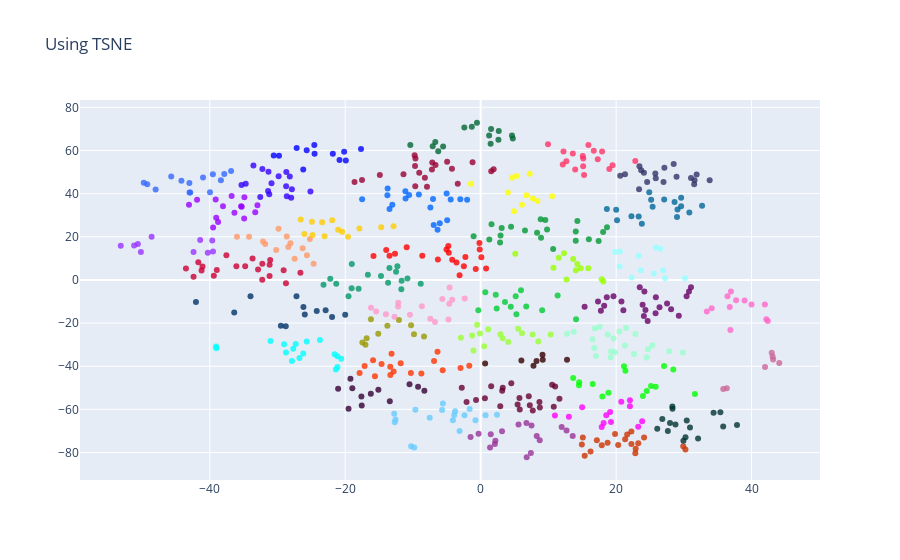

Here is the notebook cell this chart was saved with:
### Code cell
# 분석된 자료 가시화를 위한 데이터 프레임 사용
df = pd.DataFrame(columns=['x', 'y'])

j=0
for i in X_2d:
    df.loc[j] = i
    j += 1

# k-means clustering 
km = KMeans(n_clusters=40).fit(X_2d)

# 데이터 프레임 자료 추가
df['cluster_id'] = km.labels_
df['file_name'] = file_name
df['rgba'] = df['cluster_id']

# 클러스터별 색상 추가
for i in range(0, len(df)):
    if df['rgba'][i] == 0:
        df['rgba'][i] = 'rgba(255, 0, 0, 0.8)'
    elif df['rgba'][i] == 1:
        df['rgba'][i] = 'rgba(0, 255, 0, 0.8)'
    elif df['rgba'][i] == 2:
        df['rgba'][i] = 'rgba(0, 0, 255, 0.8)'
    elif df['rgba'][i] == 3:
        df['rgba'][i] = 'rgba(255, 255, 0, 0.8)'
    elif df['rgba'][i] == 4:
        df['rgba'][i] = 'rgba(255, 0, 255, 0.8)'
    elif df['rgba'][i] == 5:
        df['rgba'][i] = 'rgba(0, 255, 255, 0.8)'
    elif df['rgba'][i] == 6:
        df['rgba'][i] = 'rgba(102, 0, 102, 0.8)'    
    elif df['rgba'][i] == 7:
        df['rgba'][i] = 'rgba(255, 204, 0, 0.8)'
    elif df['rgba'][i] == 8:
        df['rgba'][i] = 'rgba(153, 153, 0, 0.8)'
    elif df['rgba'][i] == 9:
        df['rgba'][i] = 'rgba(51, 0, 51, 0.8)'
    elif df['rgba'][i] == 10:
        df['rgba'][i] = 'rgba(255, 51, 102, 0.8)'
    elif df['rgba'][i] == 11:
        df['rgba'][i] = 'rgba(204, 0, 51, 0.8)'
    elif df['rgba'][i] == 12:
        df['rgba'][i] = 'rgba(153, 255, 0, 0.8)'
    elif df['rgba'][i] == 13:
        df['rgba'][i] = 'rgba(102, 204, 255, 0.8)'
    elif df['rgba'][i] == 14:
        df['rgba'][i] = 'rgba(0, 102, 153, 0.8)'
    elif df['rgba'][i] == 15:
        df['rgba'][i] = 'rgba(153, 255, 51, 0.8)'
    elif df['rgba'][i] == 16:
        df['rgba'][i] = 'rgba(153, 0, 51, 0.8)'
    elif df['rgba'][i] == 17:
        df['rgba'][i] = 'rgba(0, 153, 102, 0.8)'
    elif df['rgba'][i] == 18:
        df['rgba'][i] = 'rgba(153, 0, 255, 0.8)'
    elif df['rgba'][i] == 19:
        df['rgba'][i] = 'rgba(204, 51, 0, 0.8)'
    elif df['rgba'][i] == 20:
        df['rgba'][i] = 'rgba(0, 102, 51, 0.8)'
    elif df['rgba'][i] == 21:
        df['rgba'][i] = 'rgba(0, 153, 51, 0.8)'
    elif df['rgba'][i] == 22:
        df['rgba'][i] = 'rgba(255, 51, 0, 0.8)'
    elif df['rgba'][i] == 23:
        df['rgba'][i] = 'rgba(153, 255, 204, 0.8)'
    elif df['rgba'][i] == 24:
        df['rgba'][i] = 'rgba(153, 51, 255, 0.8)'
    elif df['rgba'][i] == 25:
        df['rgba'][i] = 'rgba(204, 102, 153, 0.8)'
    elif df['rgba'][i] == 26:
        df['rgba'][i] = 'rgba(255, 153, 204, 0.8)'
    elif df['rgba'][i] == 27:
        df['rgba'][i] = 'rgba(102, 0, 51, 0.8)'
    elif df['rgba'][i] == 28:
        df['rgba'][i] = 'rgba(0, 204, 51, 0.8)'
    elif df['rgba'][i] == 29:
        df['rgba'][i] = 'rgba(0, 102, 255, 0.8)'                                                    
    elif df['rgba'][i] == 30:
        df['rgba'][i] = 'rgba(255, 102, 204, 0.8)'
    elif df['rgba'][i] == 31:
        df['rgba'][i] = 'rgba(51, 102, 255, 0.8)'
    elif df['rgba'][i] == 32:
        df['rgba'][i] = 'rgba(0, 51, 102, 0.8)'
    elif df['rgba'][i] == 33:
        df['rgba'][i] = 'rgba(0, 51, 51, 0.8)'
    elif df['rgba'][i] == 34:
        df['rgba'][i] = 'rgba(153, 255, 255, 0.8)'
    elif df['rgba'][i] == 35:
        df['rgba'][i] = 'rgba(51, 0, 255, 0.8)'
    elif df['rgba'][i] == 36:
        df['rgba'][i] = 'rgba(51, 0, 0, 0.8)'
    elif df['rgba'][i] == 37:
        df['rgba'][i] = 'rgba(153, 51, 153, 0.8)'
    elif df['rgba'][i] == 38:
        df['rgba'][i] = 'rgba(255, 153, 102, 0.8)'
    elif df['rgba'][i] == 39:
        df['rgba'][i] = 'rgba(51, 51, 102, 0.8)'  
        
# 그래프 그리기
fig = go.Figure(data=go.Scatter(x=df['x'],
                                y=df['y'],
                                mode='markers',
                                marker_color=df['rgba'],
                                text=df['file_name']))

fig.update_layout(title='Using TSNE')
fig.show()

### Figure 1 — Plotly figure (JSON) as saved in the notebook; plotly's stock layout.template omitted (floating-point values rounded to 4 significant figures; data arrays with more than 128 entries replaced by an {"elided": "..."} marker saying what was removed)
{"data": [{"marker": {"color": {"elided": "616 str values"}}, "mode": "markers", "text": {"elided": "616 str values"}, "type": "scatter", "x": {"elided": "616 float values"}, "y": {"elided": "616 float values"}}], "layout": {"title": {"text": "Using TSNE"}}}
